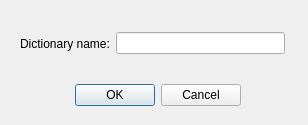
<?xml version="1.0" encoding="UTF-8"?>
<ui version="4.0">
    <class>glossary::gui::view::AddDictionaryDialog</class>
    <widget class="QDialog" name="glossary::gui::view::AddDictionaryDialog">
        <property name="windowModality">
            <enum>Qt::WindowModal</enum>
        </property>
        <property name="geometry">
            <rect>
                <x>0</x>
                <y>0</y>
                <width>308</width>
                <height>125</height>
            </rect>
        </property>
        <property name="windowTitle">
            <string>Add new dictionary</string>
        </property>
        <property name="modal">
            <bool>true</bool>
        </property>
        <widget class="QDialogButtonBox" name="buttonBox">
            <property name="geometry">
                <rect>
                    <x>70</x>
                    <y>80</y>
                    <width>171</width>
                    <height>31</height>
                </rect>
            </property>
            <property name="orientation">
                <enum>Qt::Horizontal</enum>
            </property>
            <property name="standardButtons">
                <set>QDialogButtonBox::Cancel|QDialogButtonBox::Ok</set>
            </property>
        </widget>
        <widget class="QWidget" name="layoutWidget">
            <property name="geometry">
                <rect>
                    <x>20</x>
                    <y>30</y>
                    <width>265</width>
                    <height>27</height>
                </rect>
            </property>
            <layout class="QHBoxLayout" name="horizontalLayout">
                <item>
                    <widget class="QLabel" name="labelDictionaryName">
                        <property name="text">
                            <string>Dictionary name:</string>
                        </property>
                    </widget>
                </item>
                <item>
                    <widget class="QLineEdit" name="editDictionaryName"/>
                </item>
            </layout>
        </widget>
    </widget>
    <resources/>
    <connections>
        <connection>
            <sender>buttonBox</sender>
            <signal>accepted()</signal>
            <receiver>glossary::gui::view::AddDictionaryDialog</receiver>
            <slot>accept()</slot>
            <hints>
                <hint type="sourcelabel">
                    <x>248</x>
                    <y>254</y>
                </hint>
                <hint type="destinationlabel">
                    <x>157</x>
                    <y>274</y>
                </hint>
            </hints>
        </connection>
        <connection>
            <sender>buttonBox</sender>
            <signal>rejected()</signal>
            <receiver>glossary::gui::view::AddDictionaryDialog</receiver>
            <slot>reject()</slot>
            <hints>
                <hint type="sourcelabel">
                    <x>316</x>
                    <y>260</y>
                </hint>
                <hint type="destinationlabel">
                    <x>286</x>
                    <y>274</y>
                </hint>
            </hints>
        </connection>
    </connections>
</ui>
